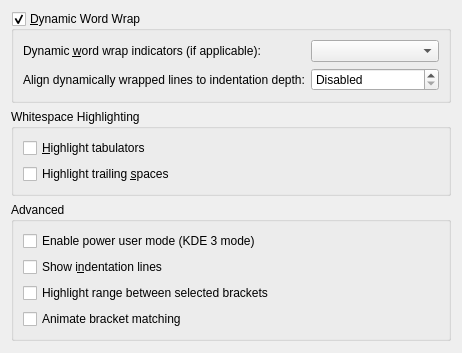
<?xml version="1.0" encoding="UTF-8"?>
<ui version="4.0">
 <class>TextareaAppearanceConfigWidget</class>
 <widget class="QWidget" name="TextareaAppearanceConfigWidget">
  <layout class="QVBoxLayout">
   <item>
    <widget class="QGroupBox" name="gbWordWrap">
     <property name="whatsThis">
      <string>If this option is checked, the text lines will be wrapped at the view border on the screen.</string>
     </property>
     <property name="title">
      <string>&amp;Dynamic Word Wrap</string>
     </property>
     <property name="checkable">
      <bool>true</bool>
     </property>
     <layout class="QFormLayout" name="formLayout">
      <item row="0" column="0">
       <widget class="QLabel" name="lblDynamicWordWrapIndicators">
        <property name="text">
         <string>Dynamic &amp;word wrap indicators (if applicable):</string>
        </property>
        <property name="buddy">
         <cstring>cmbDynamicWordWrapIndicator</cstring>
        </property>
       </widget>
      </item>
      <item row="0" column="1">
       <widget class="KComboBox" name="cmbDynamicWordWrapIndicator">
        <property name="whatsThis">
         <string>Choose when the Dynamic Word Wrap Indicators should be displayed.</string>
        </property>
       </widget>
      </item>
      <item row="1" column="0">
       <widget class="QLabel" name="lblDynamicWordWrapIndicators_2">
        <property name="text">
         <string>Align dynamically wrapped lines to indentation depth:</string>
        </property>
        <property name="buddy">
         <cstring>sbDynamicWordWrapDepth</cstring>
        </property>
       </widget>
      </item>
      <item row="1" column="1">
       <widget class="KIntSpinBox" name="sbDynamicWordWrapDepth">
        <property name="sizePolicy">
         <sizepolicy hsizetype="Preferred" vsizetype="Fixed">
          <horstretch>0</horstretch>
          <verstretch>0</verstretch>
         </sizepolicy>
        </property>
        <property name="whatsThis">
         <string>&lt;p&gt;Enables the start of dynamically wrapped lines to be aligned vertically to the indentation level of the first line. This can help to make code and markup more readable.&lt;/p&gt;&lt;p&gt;Additionally, this allows you to set a maximum width of the screen, as a percentage, after which dynamically wrapped lines will no longer be vertically aligned. For example, at 50%, lines whose indentation levels are deeper than 50% of the width of the screen will not have vertical alignment applied to subsequent wrapped lines.&lt;/p&gt;</string>
        </property>
        <property name="specialValueText">
         <string>Disabled</string>
        </property>
        <property name="suffix">
         <string>% of View Width</string>
        </property>
        <property name="maximum">
         <number>80</number>
        </property>
        <property name="singleStep">
         <number>10</number>
        </property>
       </widget>
      </item>
     </layout>
    </widget>
   </item>
   <item>
    <widget class="QGroupBox" name="gbWhitespaceHighlighting">
     <property name="title">
      <string>Whitespace Highlighting</string>
     </property>
     <layout class="QVBoxLayout" name="_2">
      <item>
       <widget class="QCheckBox" name="chkShowTabs">
        <property name="whatsThis">
         <string>The editor will display a symbol to indicate the presence of a tab in the text.</string>
        </property>
        <property name="text">
         <string>&amp;Highlight tabulators</string>
        </property>
       </widget>
      </item>
      <item>
       <widget class="QCheckBox" name="chkShowSpaces">
        <property name="text">
         <string>Highlight trailing &amp;spaces</string>
        </property>
       </widget>
      </item>
     </layout>
    </widget>
   </item>
   <item>
    <widget class="QGroupBox" name="groupBox">
     <property name="title">
      <string>Advanced</string>
     </property>
     <layout class="QVBoxLayout" name="verticalLayout">
      <item>
       <widget class="QCheckBox" name="chkDeveloperMode">
        <property name="toolTip">
         <string>Changing this mode affects only newly opened / created documents. In KWrite a restart is recommended.</string>
        </property>
        <property name="text">
         <string>Enable power user mode (KDE 3 mode)</string>
        </property>
       </widget>
      </item>
      <item>
       <widget class="QCheckBox" name="chkShowIndentationLines">
        <property name="whatsThis">
         <string>If this is enabled, the editor will display vertical lines to help identify indent lines.</string>
        </property>
        <property name="text">
         <string>Show i&amp;ndentation lines</string>
        </property>
       </widget>
      </item>
      <item>
       <widget class="QCheckBox" name="chkShowWholeBracketExpression">
        <property name="whatsThis">
         <string>If this is enabled, the range between the selected matching brackets will be highlighted.</string>
        </property>
        <property name="text">
         <string>Highlight range between selected brackets</string>
        </property>
       </widget>
      </item>
      <item>
       <widget class="QCheckBox" name="chkAnimateBracketMatching">
        <property name="toolTip">
         <string>Flash matching brackets</string>
        </property>
        <property name="whatsThis">
         <string>If this is enabled, matching brackets are animated for better visibility.</string>
        </property>
        <property name="text">
         <string>Animate bracket matching</string>
        </property>
       </widget>
      </item>
     </layout>
    </widget>
   </item>
   <item>
    <spacer name="verticalSpacer">
     <property name="orientation">
      <enum>Qt::Vertical</enum>
     </property>
     <property name="sizeHint" stdset="0">
      <size>
       <width>0</width>
       <height>1</height>
      </size>
     </property>
    </spacer>
   </item>
  </layout>
 </widget>
 <customwidgets>
  <customwidget>
   <class>KIntSpinBox</class>
   <extends>QSpinBox</extends>
   <header>knuminput.h</header>
  </customwidget>
  <customwidget>
   <class>KComboBox</class>
   <extends>QComboBox</extends>
   <header>kcombobox.h</header>
  </customwidget>
 </customwidgets>
 <resources/>
 <connections>
  <connection>
   <sender>gbWordWrap</sender>
   <signal>toggled(bool)</signal>
   <receiver>cmbDynamicWordWrapIndicator</receiver>
   <slot>setEnabled(bool)</slot>
   <hints>
    <hint type="sourcelabel">
     <x>115</x>
     <y>7</y>
    </hint>
    <hint type="destinationlabel">
     <x>340</x>
     <y>44</y>
    </hint>
   </hints>
  </connection>
  <connection>
   <sender>gbWordWrap</sender>
   <signal>toggled(bool)</signal>
   <receiver>sbDynamicWordWrapDepth</receiver>
   <slot>setEnabled(bool)</slot>
   <hints>
    <hint type="sourcelabel">
     <x>59</x>
     <y>6</y>
    </hint>
    <hint type="destinationlabel">
     <x>385</x>
     <y>72</y>
    </hint>
   </hints>
  </connection>
 </connections>
</ui>
